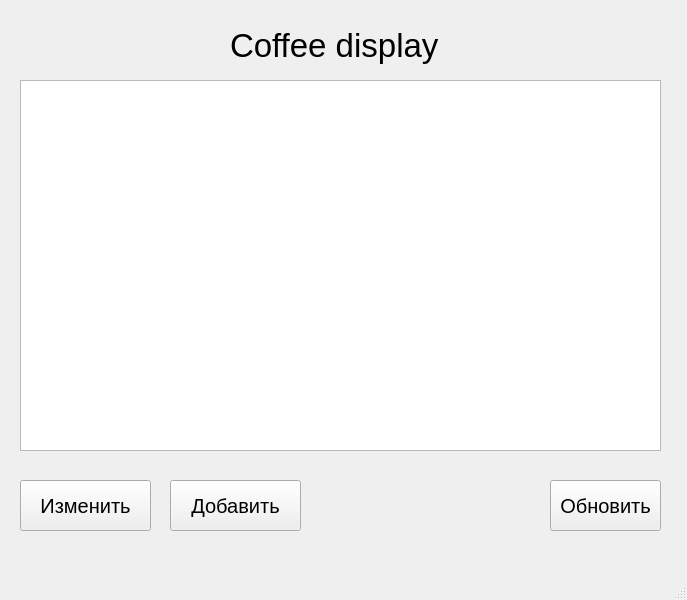
<?xml version="1.0" encoding="UTF-8"?>
<ui version="4.0">
 <class>MainWindow</class>
 <widget class="QMainWindow" name="MainWindow">
  <property name="geometry">
   <rect>
    <x>0</x>
    <y>0</y>
    <width>687</width>
    <height>600</height>
   </rect>
  </property>
  <property name="windowTitle">
   <string>MainWindow</string>
  </property>
  <widget class="QWidget" name="centralwidget">
   <widget class="QLabel" name="label">
    <property name="geometry">
     <rect>
      <x>230</x>
      <y>20</y>
      <width>211</width>
      <height>51</height>
     </rect>
    </property>
    <property name="font">
     <font>
      <pointsize>25</pointsize>
     </font>
    </property>
    <property name="text">
     <string>Coffee display</string>
    </property>
   </widget>
   <widget class="QTableWidget" name="tableWidget">
    <property name="geometry">
     <rect>
      <x>20</x>
      <y>80</y>
      <width>641</width>
      <height>371</height>
     </rect>
    </property>
   </widget>
   <widget class="QPushButton" name="edit_but">
    <property name="geometry">
     <rect>
      <x>20</x>
      <y>480</y>
      <width>131</width>
      <height>51</height>
     </rect>
    </property>
    <property name="font">
     <font>
      <pointsize>15</pointsize>
     </font>
    </property>
    <property name="text">
     <string>Изменить</string>
    </property>
   </widget>
   <widget class="QPushButton" name="add_but">
    <property name="geometry">
     <rect>
      <x>170</x>
      <y>480</y>
      <width>131</width>
      <height>51</height>
     </rect>
    </property>
    <property name="font">
     <font>
      <pointsize>15</pointsize>
     </font>
    </property>
    <property name="text">
     <string>Добавить</string>
    </property>
   </widget>
   <widget class="QPushButton" name="reset_but">
    <property name="geometry">
     <rect>
      <x>550</x>
      <y>480</y>
      <width>111</width>
      <height>51</height>
     </rect>
    </property>
    <property name="font">
     <font>
      <pointsize>15</pointsize>
     </font>
    </property>
    <property name="text">
     <string>Обновить</string>
    </property>
   </widget>
  </widget>
  <widget class="QMenuBar" name="menubar">
   <property name="geometry">
    <rect>
     <x>0</x>
     <y>0</y>
     <width>687</width>
     <height>21</height>
    </rect>
   </property>
  </widget>
  <widget class="QStatusBar" name="statusbar"/>
 </widget>
 <resources/>
 <connections/>
</ui>
